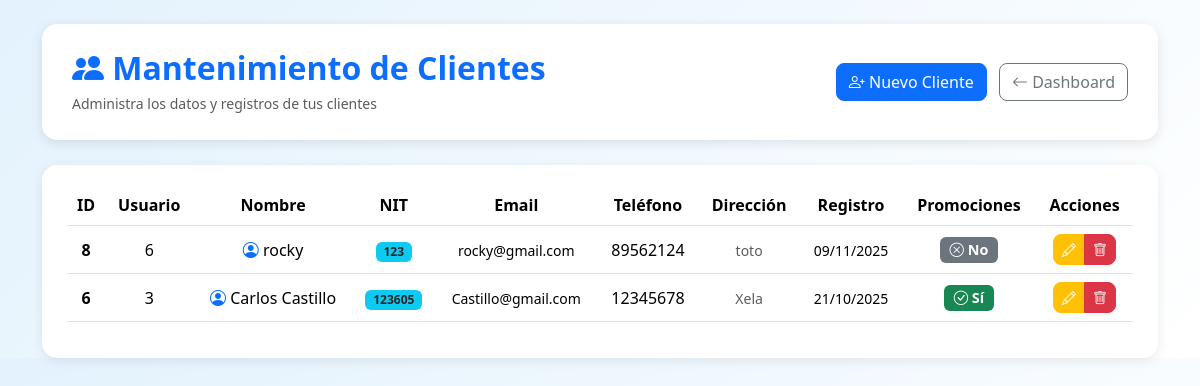
The app's page /index.php?action=listarClientes (signed in) with its own data.
### tables this page shows
CREATE TABLE `cliente` (
  `cliente_id` int(11) NOT NULL,
  `usuario_id` int(11) DEFAULT NULL,
  `nombre_cliente` varchar(100) NOT NULL,
  `nit` varchar(20) DEFAULT NULL,
  `email` varchar(100) DEFAULT NULL,
  `telefono` varchar(20) DEFAULT NULL,
  `direccion` text DEFAULT NULL,
  `fecha_registro` datetime DEFAULT current_timestamp(),
  `acepta_promociones` tinyint(1) DEFAULT 0
);

### controllers/ClienteController.php (called while the page is built, shortened)
<?php
require_once __DIR__ . '/../models/Cliente.php';
class ClienteController {
    private $cliente;
    public function __construct($db) {
        $this->cliente = new Cliente($db);
    }
    public function listarClientes() {
        return $this->cliente->getAll();
    }
}
?>

### models/Cliente.php (called while the page is built, shortened)
<?php
class Cliente {
    private $conn;
    private $table_name = "cliente";
    public function __construct($db) {
        $this->conn = $db;
    }
    public function getAll() {
        $query = "SELECT cliente_id, usuario_id, nombre_cliente, nit, email, telefono,
                         direccion, fecha_registro, acepta_promociones
                  FROM " . $this->table_name . "
                  ORDER BY cliente_id DESC";
        $stmt = $this->conn->prepare($query);
        $stmt->execute();
        return $stmt;
    }
}
?>

### views/clientes.php (the view, shortened to what this page needs)
<!DOCTYPE html>
<html lang="es">
<head>
    <link href="https://cdn.jsdelivr.net/npm/bootstrap@5.3.2/dist/css/bootstrap.min.css" rel="stylesheet">
    <link href="https://cdn.jsdelivr.net/npm/bootstrap-icons@1.11.1/font/bootstrap-icons.css" rel="stylesheet">
</head>
<body>
<div class="container mt-4">
    <div class="page-header d-flex justify-content-between align-items-center">
        <div>
            <h2 class="mb-1 text-primary">
                <i class="bi bi-people-fill"></i> Mantenimiento de Clientes
            </h2>
            <small class="text-muted">Administra los datos y registros de tus clientes</small>
        </div>
        <div>
            <a href="index.php?action=formularioCliente" class="btn btn-primary me-2">
                <i class="bi bi-person-plus"></i> Nuevo Cliente
            </a>
            <a href="index.php?action=dashboard" class="btn btn-outline-secondary">
                <i class="bi bi-arrow-left"></i> Dashboard
            </a>
        </div>
    </div>
    <div class="table-container">
        <div class="table-responsive">
            <table class="table table-hover align-middle text-center">
                <thead>
                    <tr>
                        <th>ID</th>
                        <th>Usuario</th>
                        <th>Nombre</th>
                        <th>NIT</th>
                        <th>Email</th>
                        <th>Teléfono</th>
                        <th>Dirección</th>
                        <th>Registro</th>
                        <th>Promociones</th>
                        <th>Acciones</th>
                    </tr>
                </thead>
                <tbody>
                <?php
                if (is_object($clientes) && $clientes->rowCount() > 0) :
                    while ($row = $clientes->fetch(PDO::FETCH_ASSOC)) :
                ?>
                    <tr>
                        <td><strong><?= htmlspecialchars($row['cliente_id']) ?></strong></td>
                        <td><?= htmlspecialchars($row['usuario_id']) ?></td>
                        <td>
                            <i class="bi bi-person-circle text-primary"></i>
                            <?= htmlspecialchars($row['nombre_cliente']) ?>
                        </td>
                        <td>
                            <span class="badge bg-info text-dark">
                                <?= htmlspecialchars($row['nit'] ?? 'N/A') ?>
                            </span>
                        </td>
                        <td><small><?= htmlspecialchars($row['email']) ?></small></td>
                        <td><?= htmlspecialchars($row['telefono']) ?></td>
                        <td><small class="text-muted"><?= htmlspecialchars(substr($row['direccion'], 0, 40)) ?><?= strlen($row['direccion']) > 40 ? '...' : '' ?></small></td>
                        <td><small><?= date('d/m/Y', strtotime($row['fecha_registro'])) ?></small></td>
                        <td>
                            <?php if ($row['acepta_promociones']): ?>
                                <span class="badge bg-success badge-promocion">
                                    <i class="bi bi-check-circle"></i> Sí
                                </span>
                            <?php else: ?>
                                <span class="badge bg-secondary badge-promocion">
                                    <i class="bi bi-x-circle"></i> No
                                </span>
                            <?php endif; ?>
                        </td>
                        <td>
                            <div class="btn-group btn-group-sm">
                                <a href="index.php?action=editarCliente&cliente_id=<?= $row['cliente_id'] ?>" class="btn btn-warning text-white" title="Editar">
                                    <i class="bi bi-pencil"></i>
                                </a>
                                <a href="index.php?action=eliminarCliente&cliente_id=<?= $row['cliente_id'] ?>" class="btn btn-danger" onclick="return confirm('¿Está seguro de eliminar este cliente?')" title="Eliminar">
                                    <i class="bi bi-trash"></i>
                                </a>
                            </div>
                        </td>
                    </tr>
                <?php
                    endwhile;
                endif; ?>
                </tbody>
            </table>
        </div>
    </div>
</div>
</body>
</html>

### views/clientes.php (style rules this page uses)
body { background: linear-gradient(135deg, #e3f2fd, #ffffff); font-family: 'Segoe UI', sans-serif; }
.page-header { background: #ffffff; padding: 25px 30px; border-radius: 15px; box-shadow: 0 3px 12px rgba(0,0,0,0.1); margin-bottom: 25px; }
.table-container { background: #ffffff; padding: 20px 25px; border-radius: 15px; box-shadow: 0 3px 12px rgba(0,0,0,0.08); }
.table thead { background-color: #0d6efd; color: white; }
.btn { border-radius: 8px; }
.badge-promocion { font-size: 0.9rem; padding: 6px 10px; }
.page-header h2 { font-weight: 700; }

### records on screen
cliente: cliente_id "8", usuario "6", nombre_cliente "rocky", nit "123", email "rocky@gmail.com", telefono "89562124", direccion "toto", fecha_registro "09/11/2025", acepta_promociones 0 (drawn)
cliente: cliente_id "6", usuario "3", nombre_cliente "Carlos Castillo", nit "123605", email "Castillo@gmail.com", telefono "12345678", direccion "Xela", fecha_registro "21/10/2025", acepta_promociones 1 (drawn)
